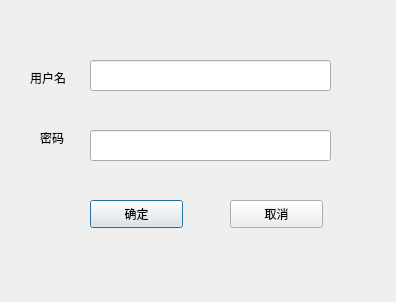
<?xml version="1.0" encoding="UTF-8"?>
<ui version="4.0">
 <class>dialog</class>
 <widget class="QDialog" name="dialog">
  <property name="geometry">
   <rect>
    <x>0</x>
    <y>0</y>
    <width>396</width>
    <height>302</height>
   </rect>
  </property>
  <property name="windowTitle">
   <string>企业信息查询-登录</string>
  </property>
  <widget class="QLabel" name="label">
   <property name="geometry">
    <rect>
     <x>30</x>
     <y>70</y>
     <width>72</width>
     <height>15</height>
    </rect>
   </property>
   <property name="text">
    <string>用户名</string>
   </property>
  </widget>
  <widget class="QLabel" name="label_2">
   <property name="geometry">
    <rect>
     <x>40</x>
     <y>130</y>
     <width>72</width>
     <height>15</height>
    </rect>
   </property>
   <property name="text">
    <string>密码</string>
   </property>
  </widget>
  <widget class="QLineEdit" name="input_username">
   <property name="geometry">
    <rect>
     <x>90</x>
     <y>60</y>
     <width>241</width>
     <height>31</height>
    </rect>
   </property>
  </widget>
  <widget class="QLineEdit" name="input_password">
   <property name="geometry">
    <rect>
     <x>90</x>
     <y>130</y>
     <width>241</width>
     <height>31</height>
    </rect>
   </property>
  </widget>
  <widget class="QPushButton" name="button_login">
   <property name="geometry">
    <rect>
     <x>90</x>
     <y>200</y>
     <width>93</width>
     <height>28</height>
    </rect>
   </property>
   <property name="text">
    <string>确定</string>
   </property>
  </widget>
  <widget class="QPushButton" name="button_cancel">
   <property name="geometry">
    <rect>
     <x>230</x>
     <y>200</y>
     <width>93</width>
     <height>28</height>
    </rect>
   </property>
   <property name="text">
    <string>取消</string>
   </property>
  </widget>
 </widget>
 <resources/>
 <connections/>
</ui>
